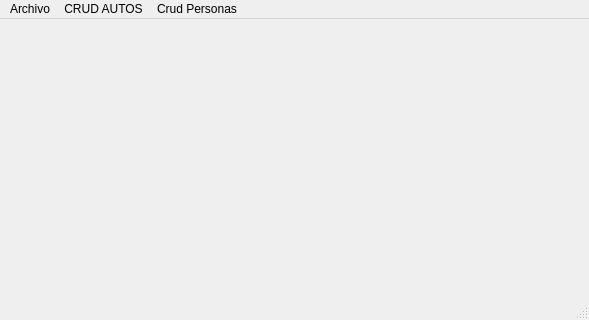
<?xml version="1.0" encoding="UTF-8"?>
<ui version="4.0">
 <class>MainWindow</class>
 <widget class="QMainWindow" name="MainWindow">
  <property name="geometry">
   <rect>
    <x>0</x>
    <y>0</y>
    <width>589</width>
    <height>320</height>
   </rect>
  </property>
  <property name="windowTitle">
   <string>Sistema de Gestion de Seguros &quot;La Segura&quot;</string>
  </property>
  <widget class="QWidget" name="centralwidget"/>
  <widget class="QMenuBar" name="menubar">
   <property name="geometry">
    <rect>
     <x>0</x>
     <y>0</y>
     <width>589</width>
     <height>26</height>
    </rect>
   </property>
   <widget class="QMenu" name="menuArchivo">
    <property name="title">
     <string>Archivo</string>
    </property>
    <addaction name="actionSalir"/>
   </widget>
   <widget class="QMenu" name="menuCRUD_AUTOS">
    <property name="title">
     <string>CRUD AUTOS</string>
    </property>
    <addaction name="actionAutos"/>
   </widget>
   <widget class="QMenu" name="menuCrud_Personas">
    <property name="title">
     <string>Crud Personas</string>
    </property>
    <addaction name="actionPersonas"/>
    <addaction name="separator"/>
    <addaction name="actionSiniestros"/>
   </widget>
   <addaction name="menuArchivo"/>
   <addaction name="menuCRUD_AUTOS"/>
   <addaction name="menuCrud_Personas"/>
  </widget>
  <widget class="QStatusBar" name="statusbar"/>
  <action name="actionSalir">
   <property name="text">
    <string>Salir</string>
   </property>
   <property name="shortcut">
    <string>Ctrl+Q</string>
   </property>
  </action>
  <action name="actionAutos">
   <property name="text">
    <string>Autos</string>
   </property>
  </action>
  <action name="actionPersonas">
   <property name="text">
    <string>Personas</string>
   </property>
  </action>
  <action name="actionSiniestros">
   <property name="text">
    <string>Siniestros</string>
   </property>
  </action>
 </widget>
 <resources/>
 <connections/>
</ui>
